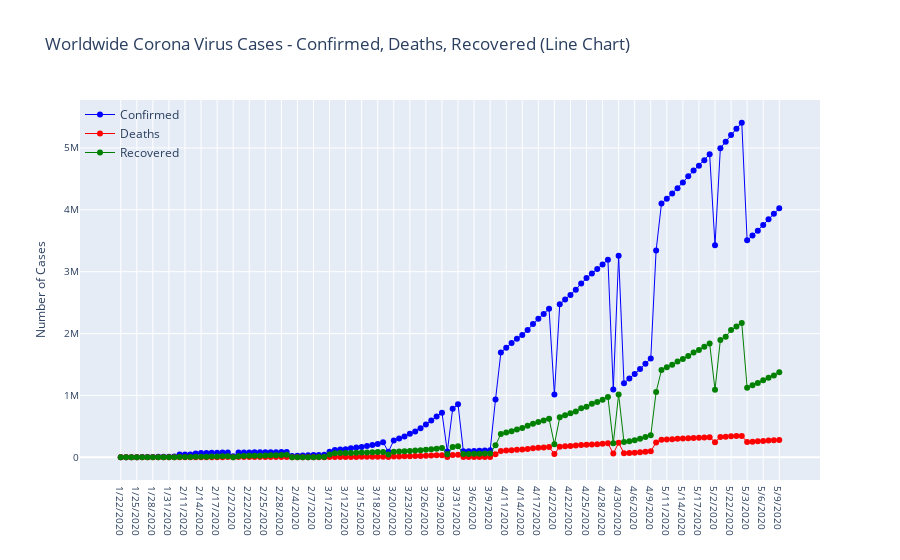

Notebook code for this chart:
### Code cell
fig = go.Figure()
fig.add_trace(go.Scatter(x=confirmed['Date'], 
                         y=confirmed['Confirmed'],
                         mode='lines+markers',
                         name='Confirmed',
                         line=dict(color='blue', width=1)
                        ))
fig.add_trace(go.Scatter(x=deaths['Date'], 
                         y=deaths['Deaths'],
                         mode='lines+markers',
                         name='Deaths',
                         line=dict(color='Red', width=1)
                        ))
fig.add_trace(go.Scatter(x=recovered['Date'], 
                         y=recovered['Recovered'],
                         mode='lines+markers',
                         name='Recovered',
                         line=dict(color='Green', width=1)
                        ))
fig.update_layout(
    title='Worldwide Corona Virus Cases - Confirmed, Deaths, Recovered (Line Chart)',
    xaxis_tickfont_size=10,
    yaxis=dict(
        title='Number of Cases',
        titlefont_size=12,
        tickfont_size=10,
    ),
    legend=dict(
        x=0,
        y=1.0,
        bgcolor='rgba(255, 255, 255, 0)',
        bordercolor='rgba(255, 255, 255, 0)'
    )
)
fig.show()
